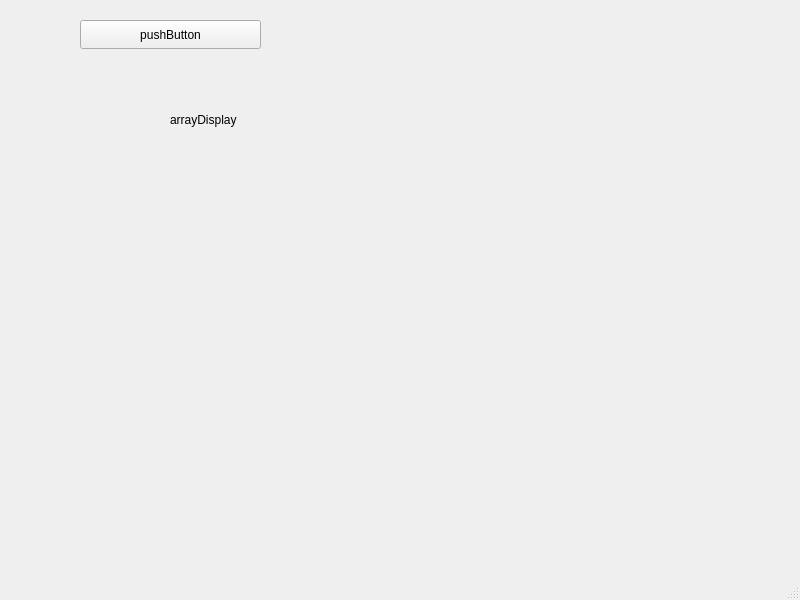
<?xml version="1.0" encoding="UTF-8"?>
<ui version="4.0">
 <class>MainWindow</class>
 <widget class="QMainWindow" name="MainWindow">
  <property name="geometry">
   <rect>
    <x>0</x>
    <y>0</y>
    <width>800</width>
    <height>600</height>
   </rect>
  </property>
  <property name="windowTitle">
   <string>MainWindow</string>
  </property>
  <widget class="QWidget" name="centralwidget">
   <widget class="QPushButton" name="pushButton">
    <property name="geometry">
     <rect>
      <x>80</x>
      <y>20</y>
      <width>181</width>
      <height>29</height>
     </rect>
    </property>
    <property name="text">
     <string>pushButton</string>
    </property>
   </widget>
   <widget class="QLabel" name="label">
    <property name="geometry">
     <rect>
      <x>170</x>
      <y>110</y>
      <width>351</width>
      <height>20</height>
     </rect>
    </property>
    <property name="text">
     <string>arrayDisplay</string>
    </property>
   </widget>
  </widget>
  <widget class="QMenuBar" name="menubar">
   <property name="geometry">
    <rect>
     <x>0</x>
     <y>0</y>
     <width>800</width>
     <height>26</height>
    </rect>
   </property>
  </widget>
  <widget class="QStatusBar" name="statusbar"/>
 </widget>
 <resources/>
 <connections/>
</ui>
